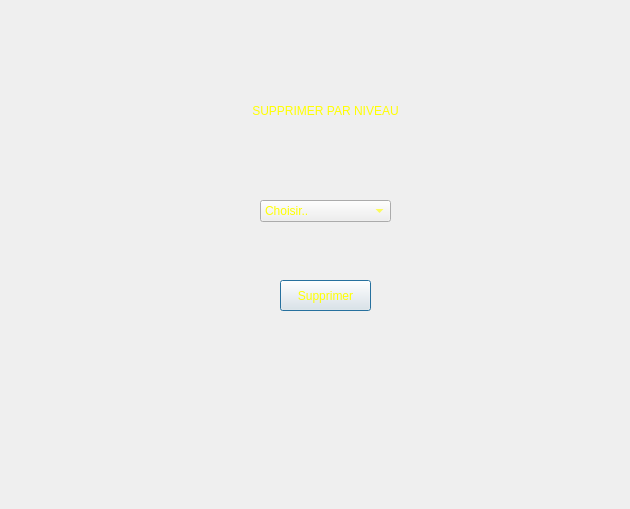
<?xml version="1.0" encoding="UTF-8"?>
<ui version="4.0">
 <class>Dialog</class>
 <widget class="QDialog" name="Dialog">
  <property name="geometry">
   <rect>
    <x>0</x>
    <y>0</y>
    <width>630</width>
    <height>509</height>
   </rect>
  </property>
  <property name="windowTitle">
   <string>Dialog</string>
  </property>
  <property name="styleSheet">
   <string notr="true">QProgressBar:horizontal {
    border: 1px solid #3A3939;
    text-align: center;
    padding: 1px;
    background: #201F1F;
}
QProgressBar::chunk:horizontal {
    background-color: qlineargradient(spread:reflect, x1:1, y1:0.545, x2:1, y2:0, stop:0 rgba(28, 66, 111, 255), stop:1 rgba(37, 87, 146, 255));
}

QToolTip
{
    border: 1px solid #3A3939;
    background-color: rgb(90, 102, 117);;
    color: white;
    padding: 1px;
    opacity: 200;
}

QWidget
{
    color: silver;
    background-color: #302F2F;
    selection-background-color:#3d8ec9;
    selection-color: black;
    background-clip: border;
    border-image: none;
    outline: 0;
}

QWidget:item:hover
{
    background-color: #78879b;
    color: black;
}

QWidget:item:selected
{
    background-color: #3d8ec9;
}

QCheckBox
{
    spacing: 5px;
    outline: none;
    color: #bbb;
    margin-bottom: 2px;
}

QCheckBox:disabled
{
    color: #777777;
}
QCheckBox::indicator,
QGroupBox::indicator
{
    width: 18px;
    height: 18px;
}
QGroupBox::indicator
{
    margin-left: 2px;
}

QCheckBox::indicator:unchecked,
QCheckBox::indicator:unchecked:hover,
QGroupBox::indicator:unchecked,
QGroupBox::indicator:unchecked:hover
{
    image: url(:/dark_blue/img/checkbox_unchecked.png);
}

QCheckBox::indicator:unchecked:focus,
QCheckBox::indicator:unchecked:pressed,
QGroupBox::indicator:unchecked:focus,
QGroupBox::indicator:unchecked:pressed
{
  border: none;
    image: url(:/dark_blue/img/checkbox_unchecked_focus.png);
}

QCheckBox::indicator:checked,
QCheckBox::indicator:checked:hover,
QGroupBox::indicator:checked,
QGroupBox::indicator:checked:hover
{
    image: url(:/dark_blue/img/checkbox_checked.png);
}

QCheckBox::indicator:checked:focus,
QCheckBox::indicator:checked:pressed,
QGroupBox::indicator:checked:focus,
QGroupBox::indicator:checked:pressed
{
  border: none;
    image: url(:/dark_blue/img/checkbox_checked_focus.png);
}

QCheckBox::indicator:indeterminate,
QCheckBox::indicator:indeterminate:hover,
QCheckBox::indicator:indeterminate:pressed
QGroupBox::indicator:indeterminate,
QGroupBox::indicator:indeterminate:hover,
QGroupBox::indicator:indeterminate:pressed
{
    image: url(:/dark_blue/img/checkbox_indeterminate.png);
}

QCheckBox::indicator:indeterminate:focus,
QGroupBox::indicator:indeterminate:focus
{
    image: url(:/dark_blue/img/checkbox_indeterminate_focus.png);
}

QCheckBox::indicator:checked:disabled,
QGroupBox::indicator:checked:disabled
{
    image: url(:/dark_blue/img/checkbox_checked_disabled.png);
}

QCheckBox::indicator:unchecked:disabled,
QGroupBox::indicator:unchecked:disabled
{
    image: url(:/dark_blue/img/checkbox_unchecked_disabled.png);
}

QRadioButton
{
    spacing: 5px;
    outline: none;
    color: rgb(255, 255, 255);
    margin-bottom: 2px;
}

QRadioButton:disabled
{
	color: rgb(0, 85, 255);
}


QMenuBar
{
    background-color: #302F2F;
    color: silver;
}

QMenuBar::item
{
    background: transparent;
}

QMenuBar::item:selected
{
    background: transparent;
    border: 1px solid #3A3939;
}

QMenuBar::item:pressed
{
    border: 1px solid #3A3939;
    background-color: #3d8ec9;
    color: black;
    margin-bottom:-1px;
    padding-bottom:1px;
}

QMenu
{
    border: 1px solid #3A3939;
    color: silver;
    margin: 1px;
}

QMenu::icon
{
    margin: 1px;
}

QMenu::item
{
    padding: 2px 2px 2px 25px;
    margin-left: 5px;
    border: 1px solid transparent; /* reserve space for selection border */
}

QMenu::item:selected
{
    color: black;
}

QMenu::separator {
    height: 2px;
    background: lightblue;
    margin-left: 10px;
    margin-right: 5px;
}

QMenu::indicator {
    width: 16px;
    height: 16px;
}

/* non-exclusive indicator = check box style indicator
   (see QActionGroup::setExclusive) */
QMenu::indicator:non-exclusive:unchecked {
    image: url(:/dark_blue/img/checkbox_unchecked.png);
}

QMenu::indicator:non-exclusive:unchecked:selected {
    image: url(:/dark_blue/img/checkbox_unchecked_disabled.png);
}

QMenu::indicator:non-exclusive:checked {
    image: url(:/dark_blue/img/checkbox_checked.png);
}

QMenu::indicator:non-exclusive:checked:selected {
    image: url(:/dark_blue/img/checkbox_checked_disabled.png);
}

/* exclusive indicator = radio button style indicator (see QActionGroup::setExclusive) */
QMenu::indicator:exclusive:unchecked {
    image: url(:/dark_blue/img/radio_unchecked.png);
}

QMenu::indicator:exclusive:unchecked:selected {
    image: url(:/dark_blue/img/radio_unchecked_disabled.png);
}

QMenu::indicator:exclusive:checked {
    image: url(:/dark_blue/img/radio_checked.png);
}

QMenu::indicator:exclusive:checked:selected {
    image: url(:/dark_blue/img/radio_checked_disabled.png);
}

QMenu::right-arrow {
    margin: 5px;
    image: url(:/dark_blue/img/right_arrow.png)
}


QWidget:disabled
{
    color: #808080;
    background-color: #302F2F;
}

QAbstractItemView
{
    alternate-background-color: #3A3939;
    color: silver;
    border: 1px solid 3A3939;
    border-radius: 2px;
    padding: 1px;
}

QWidget:focus, QMenuBar:focus
{
    border: 1px solid #78879b;
}

QTabWidget:focus, QCheckBox:focus, QRadioButton:focus, QSlider:focus
{
    border: none;
}

QLineEdit
{
    background-color: #201F1F;
    padding: 2px;
    border-style: solid;
    border: 1px solid #3A3939;
    border-radius: 2px;
    color: silver;
}

QGroupBox {
    border:1px solid #3A3939;
    border-radius: 2px;
    margin-top: 20px;
    background-color: #302F2F;
    color: silver;
}

QGroupBox::title {
    subcontrol-origin: margin;
    subcontrol-position: top center;
    padding-left: 10px;
    padding-right: 10px;
    padding-top: 10px;
}

QAbstractScrollArea
{
    border-radius: 2px;
    border: 1px solid #3A3939;
    background-color: transparent;
}

QScrollBar:horizontal
{
    height: 15px;
    margin: 3px 15px 3px 15px;
    border: 1px transparent #2A2929;
    border-radius: 4px;
    background-color: #2A2929;
}

QScrollBar::handle:horizontal
{
    background-color: #605F5F;
    min-width: 5px;
    border-radius: 4px;
}

QScrollBar::add-line:horizontal
{
    margin: 0px 3px 0px 3px;
    border-image: url(:/dark_blue/img/right_arrow_disabled.png);
    width: 10px;
    height: 10px;
    subcontrol-position: right;
    subcontrol-origin: margin;
}

QScrollBar::sub-line:horizontal
{
    margin: 0px 3px 0px 3px;
    border-image: url(:/dark_blue/img/left_arrow_disabled.png);
    height: 10px;
    width: 10px;
    subcontrol-position: left;
    subcontrol-origin: margin;
}

QScrollBar::add-line:horizontal:hover,QScrollBar::add-line:horizontal:on
{
    border-image: url(:/dark_blue/img/right_arrow.png);
    height: 10px;
    width: 10px;
    subcontrol-position: right;
    subcontrol-origin: margin;
}


QScrollBar::sub-line:horizontal:hover, QScrollBar::sub-line:horizontal:on
{
    border-image: url(:/dark_blue/img/left_arrow.png);
    height: 10px;
    width: 10px;
    subcontrol-position: left;
    subcontrol-origin: margin;
}

QScrollBar::up-arrow:horizontal, QScrollBar::down-arrow:horizontal
{
    background: none;
}


QScrollBar::add-page:horizontal, QScrollBar::sub-page:horizontal
{
    background: none;
}

QScrollBar:vertical
{
    background-color: #2A2929;
    width: 15px;
    margin: 15px 3px 15px 3px;
    border: 1px transparent #2A2929;
    border-radius: 4px;
}

QScrollBar::handle:vertical
{
    background-color: #605F5F;
    min-height: 5px;
    border-radius: 4px;
}

QScrollBar::sub-line:vertical
{
    margin: 3px 0px 3px 0px;
    border-image: url(:/dark_blue/img/up_arrow_disabled.png);
    height: 10px;
    width: 10px;
    subcontrol-position: top;
    subcontrol-origin: margin;
}

QScrollBar::add-line:vertical
{
    margin: 3px 0px 3px 0px;
    border-image: url(:/dark_blue/img/down_arrow_disabled.png);
    height: 10px;
    width: 10px;
    subcontrol-position: bottom;
    subcontrol-origin: margin;
}

QScrollBar::sub-line:vertical:hover,QScrollBar::sub-line:vertical:on
{

    border-image: url(:/dark_blue/img/up_arrow.png);
    height: 10px;
    width: 10px;
    subcontrol-position: top;
    subcontrol-origin: margin;
}


QScrollBar::add-line:vertical:hover, QScrollBar::add-line:vertical:on
{
    border-image: url(:/dark_blue/img/down_arrow.png);
    height: 10px;
    width: 10px;
    subcontrol-position: bottom;
    subcontrol-origin: margin;
}

QScrollBar::up-arrow:vertical, QScrollBar::down-arrow:vertical
{
    background: none;
}


QScrollBar::add-page:vertical, QScrollBar::sub-page:vertical
{
    background: none;
}

QTextEdit
{
    background-color: #201F1F;
    color: silver;
    border: 1px solid #3A3939;
}

QPlainTextEdit
{
    background-color: #201F1F;;
    color: silver;
    border-radius: 2px;
    border: 1px solid #3A3939;
}

QHeaderView::section
{
    background-color: #3A3939;
    color: silver;
    padding-left: 4px;
    border: 1px solid #6c6c6c;
}

QSizeGrip {
    image: url(:/dark_blue/img/sizegrip.png);
    width: 12px;
    height: 12px;
}

QMainWindow
{
    background-color: #302F2F;

}

QMainWindow::separator
{
    background-color: #302F2F;
    color: white;
    padding-left: 4px;
    spacing: 2px;
    border: 1px dashed #3A3939;
}

QMainWindow::separator:hover
{

    background-color: #787876;
    color: white;
    padding-left: 4px;
    border: 1px solid #3A3939;
    spacing: 2px;
}


QMenu::separator
{
    height: 1px;
    background-color: #3A3939;
    color: white;
    padding-left: 4px;
    margin-left: 10px;
    margin-right: 5px;
}


QFrame
{
    border-radius: 2px;
    border: 1px solid #444;
}

QFrame[frameShape=&quot;0&quot;]
{
    border-radius: 2px;
    border: 1px transparent #444;
}

QStackedWidget
{
    background-color: #302F2F;
    border: 1px transparent black;
}

QToolBar {
    border: 1px transparent #393838;
    background: 1px solid #302F2F;
    font-weight: bold;
}

QToolBar::handle:horizontal {
    image: url(:/dark_blue/img/Hmovetoolbar.png);
}
QToolBar::handle:vertical {
    image: url(:/dark_blue/img/Vmovetoolbar.png);
}
QToolBar::separator:horizontal {
    image: url(:/dark_blue/img/Hsepartoolbar.png);
}
QToolBar::separator:vertical {
    image: url(:/dark_blue/img/Vsepartoolbars.png);
}

QPushButton
{
    color: silver;
    background-color: #302F2F;
    border-width: 2px;
    border-color: #4A4949;
    border-style: solid;
    padding-top: 2px;
    padding-bottom: 2px;
    padding-left: 10px;
    padding-right: 10px;
    border-radius: 4px;
    /* outline: none; */
    /* min-width: 40px; */
}

QPushButton:disabled
{
    background-color: #302F2F;
    border-width: 2px;
    border-color: #3A3939;
    border-style: solid;
    padding-top: 2px;
    padding-bottom: 2px;
    padding-left: 10px;
    padding-right: 10px;
    /*border-radius: 2px;*/
    color: #808080;
}

QPushButton:focus {
    background-color: #3d8ec9;
    color: white;
}

QComboBox
{
    selection-background-color: #3d8ec9;
    background-color: #201F1F;
    border-style: solid;
    border: 1px solid #3A3939;
    border-radius: 2px;
    padding: 2px;
    min-width: 75px;
}

QPushButton:checked{
    background-color: #4A4949;
    border-color: #6A6969;
}

QPushButton:hover {
    border: 2px solid #78879b;
    color: silver;
}

QComboBox:hover, QAbstractSpinBox:hover,QLineEdit:hover,QTextEdit:hover,QPlainTextEdit:hover,QAbstractView:hover,QTreeView:hover
{
    border: 1px solid #78879b;
    color: silver;
}

QComboBox:on
{
    background-color: #626873;
    padding-top: 3px;
    padding-left: 4px;
    selection-background-color: #4a4a4a;
}

QComboBox QAbstractItemView
{
    background-color: #201F1F;
    border-radius: 2px;
    border: 1px solid #444;
    selection-background-color: #3d8ec9;
    color: silver;
}

QComboBox::drop-down
{
    subcontrol-origin: padding;
    subcontrol-position: top right;
    width: 15px;

    border-left-width: 0px;
    border-left-color: darkgray;
    border-left-style: solid;
    border-top-right-radius: 3px;
    border-bottom-right-radius: 3px;
}

QComboBox::down-arrow
{
    image: url(:/dark_blue/img/down_arrow_disabled.png);
}

QComboBox::down-arrow:on, QComboBox::down-arrow:hover,
QComboBox::down-arrow:focus
{
    image: url(:/dark_blue/img/down_arrow.png);
}

QPushButton:pressed
{
    background-color: #484846;
}

QAbstractSpinBox {
    padding-top: 2px;
    padding-bottom: 2px;
    border: 1px solid #3A3939;
    background-color: #201F1F;
    color: silver;
    border-radius: 2px;
    min-width: 75px;
}

QAbstractSpinBox:up-button
{
    background-color: transparent;
    subcontrol-origin: border;
    subcontrol-position: top right;
}

QAbstractSpinBox:down-button
{
    background-color: transparent;
    subcontrol-origin: border;
    subcontrol-position: bottom right;
}

QAbstractSpinBox::up-arrow,QAbstractSpinBox::up-arrow:disabled,QAbstractSpinBox::up-arrow:off {
    image: url(:/dark_blue/img/up_arrow_disabled.png);
    width: 10px;
    height: 10px;
}
QAbstractSpinBox::up-arrow:hover
{
    image: url(:/dark_blue/img/up_arrow.png);
}


QAbstractSpinBox::down-arrow,QAbstractSpinBox::down-arrow:disabled,QAbstractSpinBox::down-arrow:off
{
    image: url(:/dark_blue/img/down_arrow_disabled.png);
    width: 10px;
    height: 10px;
}
QAbstractSpinBox::down-arrow:hover
{
    image: url(:/dark_blue/img/down_arrow.png);
}


QLabel
{
    border: 0px solid black;
}

QTabWidget{
    border: 1px transparent black;
}

QTabWidget::pane {
    border: 1px solid #444;
    border-radius: 3px;
    padding: 3px;
}

QTabBar
{
    qproperty-drawBase: 0;
    left: 5px; /* move to the right by 5px */
}

QTabBar:focus
{
    border: 0px transparent black;
}

QTabBar::close-button  {
    image: url(:/dark_blue/img/close.png);
    background: transparent;
}

QTabBar::close-button:hover
{
    image: url(:/dark_blue/img/close-hover.png);
    background: transparent;
}

QTabBar::close-button:pressed {
    image: url(:/dark_blue/img/close-pressed.png);
    background: transparent;
}

/* TOP TABS */
QTabBar::tab:top {
    color: #b1b1b1;
    border: 1px solid #4A4949;
    border-bottom: 1px transparent black;
    background-color: #302F2F;
    padding: 5px;
    border-top-left-radius: 2px;
    border-top-right-radius: 2px;
}

QTabBar::tab:top:!selected
{
    color: #b1b1b1;
    background-color: #201F1F;
    border: 1px transparent #4A4949;
    border-bottom: 1px transparent #4A4949;
    border-top-left-radius: 0px;
    border-top-right-radius: 0px;
}

QTabBar::tab:top:!selected:hover {
    background-color: #48576b;
}

/* BOTTOM TABS */
QTabBar::tab:bottom {
    color: #b1b1b1;
    border: 1px solid #4A4949;
    border-top: 1px transparent black;
    background-color: #302F2F;
    padding: 5px;
    border-bottom-left-radius: 2px;
    border-bottom-right-radius: 2px;
}

QTabBar::tab:bottom:!selected
{
    color: #b1b1b1;
    background-color: #201F1F;
    border: 1px transparent #4A4949;
    border-top: 1px transparent #4A4949;
    border-bottom-left-radius: 0px;
    border-bottom-right-radius: 0px;
}

QTabBar::tab:bottom:!selected:hover {
    background-color: #78879b;
}

/* LEFT TABS */
QTabBar::tab:left {
    color: #b1b1b1;
    border: 1px solid #4A4949;
    border-left: 1px transparent black;
    background-color: #302F2F;
    padding: 5px;
    border-top-right-radius: 2px;
    border-bottom-right-radius: 2px;
}

QTabBar::tab:left:!selected
{
    color: #b1b1b1;
    background-color: #201F1F;
    border: 1px transparent #4A4949;
    border-right: 1px transparent #4A4949;
    border-top-right-radius: 0px;
    border-bottom-right-radius: 0px;
}

QTabBar::tab:left:!selected:hover {
    background-color: #48576b;
}


/* RIGHT TABS */
QTabBar::tab:right {
    color: #b1b1b1;
    border: 1px solid #4A4949;
    border-right: 1px transparent black;
    background-color: #302F2F;
    padding: 5px;
    border-top-left-radius: 2px;
    border-bottom-left-radius: 2px;
}

QTabBar::tab:right:!selected
{
    color: #b1b1b1;
    background-color: #201F1F;
    border: 1px transparent #4A4949;
    border-right: 1px transparent #4A4949;
    border-top-left-radius: 0px;
    border-bottom-left-radius: 0px;
}

QTabBar::tab:right:!selected:hover {
    background-color: #48576b;
}

QTabBar QToolButton::right-arrow:enabled {
     image: url(:/dark_blue/img/right_arrow.png);
 }

 QTabBar QToolButton::left-arrow:enabled {
     image: url(:/dark_blue/img/left_arrow.png);
 }

QTabBar QToolButton::right-arrow:disabled {
     image: url(:/dark_blue/img/right_arrow_disabled.png);
 }

 QTabBar QToolButton::left-arrow:disabled {
     image: url(:/dark_blue/img/left_arrow_disabled.png);
 }


QDockWidget {
    border: 1px solid #403F3F;
    titlebar-close-icon: url(:/dark_blue/img/close.png);
    titlebar-normal-icon: url(:/dark_blue/img/undock.png);
}

QDockWidget::close-button, QDockWidget::float-button {
    border: 1px solid transparent;
    border-radius: 2px;
    background: transparent;
}

QDockWidget::close-button:hover, QDockWidget::float-button:hover {
    background: rgba(255, 255, 255, 10);
}

QDockWidget::close-button:pressed, QDockWidget::float-button:pressed {
    padding: 1px -1px -1px 1px;
    background: rgba(255, 255, 255, 10);
}

QTreeView, QListView, QTextBrowser, AtLineEdit, AtLineEdit::hover {
    border: 1px solid #444;
    background-color: silver;
    border-radius: 3px;
    margin-left: 3px;
    color: black;
}

QTreeView:branch:selected, QTreeView:branch:hover {
    background: url(:/dark_blue/img/transparent.png);
}

QTreeView::branch:has-siblings:!adjoins-item {
    border-image: url(:/dark_blue/img/transparent.png);
}

QTreeView::branch:has-siblings:adjoins-item {
    border-image: url(:/dark_blue/img/transparent.png);
}

QTreeView::branch:!has-children:!has-siblings:adjoins-item {
    border-image: url(:/dark_blue/img/transparent.png);
}

QTreeView::branch:has-children:!has-siblings:closed,
QTreeView::branch:closed:has-children:has-siblings {
    image: url(:/dark_blue/img/branch_closed.png);
}

QTreeView::branch:open:has-children:!has-siblings,
QTreeView::branch:open:has-children:has-siblings  {
    image: url(:/dark_blue/img/branch_open.png);
}

QTreeView::branch:has-children:!has-siblings:closed:hover,
QTreeView::branch:closed:has-children:has-siblings:hover {
    image: url(:/dark_blue/img/branch_closed-on.png);
    }

QTreeView::branch:open:has-children:!has-siblings:hover,
QTreeView::branch:open:has-children:has-siblings:hover  {
    image: url(:/dark_blue/img/branch_open-on.png);
    }

QListView::item:!selected:hover, QListView::item:!selected:hover, QTreeView::item:!selected:hover  {
    background: rgba(0, 0, 0, 0);
    outline: 0;
    color: #FFFFFF
}

QListView::item:selected:hover, QListView::item:selected:hover, QTreeView::item:selected:hover  {
    background: #3d8ec9;
    color: #FFFFFF;
}

QSlider::groove:horizontal {
    border: 1px solid #3A3939;
    height: 8px;
    background: #201F1F;
    margin: 2px 0;
    border-radius: 2px;
}

QSlider::handle:horizontal {
    background: QLinearGradient( x1: 0, y1: 0, x2: 0, y2: 1,
      stop: 0.0 silver, stop: 0.2 #a8a8a8, stop: 1 #727272);
    border: 1px solid #3A3939;
    width: 14px;
    height: 14px;
    margin: -4px 0;
    border-radius: 2px;
}

QSlider::groove:vertical {
    border: 1px solid #3A3939;
    width: 8px;
    background: #201F1F;
    margin: 0 0px;
    border-radius: 2px;
}

QSlider::handle:vertical {
    background: QLinearGradient( x1: 0, y1: 0, x2: 0, y2: 1, stop: 0.0 silver,
    stop: 0.2 #a8a8a8, stop: 1 #727272);
    border: 1px solid #3A3939;
    width: 14px;
    height: 14px;
    margin: 0 -4px;
    border-radius: 2px;
}

QToolButton {
    /*  background-color: transparent; */
    border: 2px transparent #4A4949;
    border-radius: 4px;
    background-color: dimgray;
    margin: 2px;
    padding: 2px;
}

QToolButton[popupMode=&quot;1&quot;] { /* only for MenuButtonPopup */
 padding-right: 20px; /* make way for the popup button */
 border: 2px transparent #4A4949;
 border-radius: 4px;
}

QToolButton[popupMode=&quot;2&quot;] { /* only for InstantPopup */
 padding-right: 10px; /* make way for the popup button */
 border: 2px transparent #4A4949;
}


QToolButton:hover, QToolButton::menu-button:hover {
    border: 2px solid #78879b;
}

QToolButton:checked, QToolButton:pressed,
    QToolButton::menu-button:pressed {
    background-color: #4A4949;
    border: 2px solid #78879b;
}

/* the subcontrol below is used only in the InstantPopup or DelayedPopup mode */
QToolButton::menu-indicator {
    image: url(:/dark_blue/img/down_arrow.png);
    top: -7px; left: -2px; /* shift it a bit */
}

/* the subcontrols below are used only in the MenuButtonPopup mode */
QToolButton::menu-button {
    border: 1px transparent #4A4949;
    border-top-right-radius: 6px;
    border-bottom-right-radius: 6px;
    /* 16px width + 4px for border = 20px allocated above */
    width: 16px;
    outline: none;
}

QToolButton::menu-arrow {
    image: url(:/dark_blue/img/down_arrow.png);
}

QToolButton::menu-arrow:open {
    top: 1px; left: 1px; /* shift it a bit */
    border: 1px solid #3A3939;
}

QPushButton::menu-indicator  {
    subcontrol-origin: padding;
    subcontrol-position: bottom right;
    left: 4px;
}

QTableView
{
    border: 1px solid #444;
    gridline-color: #6c6c6c;
    background-color: #201F1F;
}


QTableView, QHeaderView
{
    border-radius: 0px;
}

QTableView::item:pressed, QListView::item:pressed, QTreeView::item:pressed  {
    background: #78879b;
    color: #FFFFFF;
}

QTableView::item:selected:active, QTreeView::item:selected:active, QListView::item:selected:active  {
    background: #3d8ec9;
    color: #FFFFFF;
}


QHeaderView
{
    border: 1px transparent;
    border-radius: 2px;
    margin: 0px;
    padding: 0px;
}

QHeaderView::section  {
    background-color: #3A3939;
    color: silver;
    padding: 4px;
    border: 1px solid #6c6c6c;
    border-radius: 0px;
    text-align: center;
}

QHeaderView::section::vertical::first, QHeaderView::section::vertical::only-one
{
    border-top: 1px solid #6c6c6c;
}

QHeaderView::section::vertical
{
    border-top: transparent;
}

QHeaderView::section::horizontal::first, QHeaderView::section::horizontal::only-one
{
    border-left: 1px solid #6c6c6c;
}

QHeaderView::section::horizontal
{
    border-left: transparent;
}


QHeaderView::section:checked
 {
    color: white;
    background-color: #5A5959;
 }

 /* style the sort indicator */
QHeaderView::down-arrow {
    image: url(:/dark_blue/img/down_arrow.png);
}

QHeaderView::up-arrow {
    image: url(:/dark_blue/img/up_arrow.png);
}


QTableCornerButton::section {
    background-color: #3A3939;
    border: 1px solid #3A3939;
    border-radius: 2px;
}

QToolBox  {
    padding: 3px;
    border: 1px transparent black;
}

QToolBox::tab {
    color: #b1b1b1;
    background-color: #302F2F;
    border: 1px solid #4A4949;
    border-bottom: 1px transparent #302F2F;
    border-top-left-radius: 5px;
    border-top-right-radius: 5px;
}

 QToolBox::tab:selected { /* italicize selected tabs */
    font: italic;
    background-color: #302F2F;
    border-color: #3d8ec9;
 }

QStatusBar::item {
    border: 1px solid #3A3939;
    border-radius: 2px;
 }


QFrame[height=&quot;3&quot;], QFrame[width=&quot;3&quot;] {
    background-color: #AAA;
}


QSplitter::handle {
    border: 1px dashed #3A3939;
}

QSplitter::handle:hover {
    background-color: #787876;
    border: 1px solid #3A3939;
}

QSplitter::handle:horizontal {
    width: 1px;
}

QSplitter::handle:vertical {
    height: 1px;
}

QListWidget {
    background-color: silver;
    border-radius: 5px;
    margin-left: 5px;
}

QListWidget::item {
    color: black;
}

QMessageBox {
    messagebox-critical-icon	: url(:/dark_blue/img/critical.png);
    messagebox-information-icon	: url(:/dark_blue/img/information.png);
    messagebox-question-icon	: url(:/dark_blue/img/question.png);
    messagebox-warning-icon:    : url(:/dark_blue/img/warning.png);
}

ColorButton::enabled {
    border-radius: 0px;
    border: 1px solid #444444;
}

ColorButton::disabled {
    border-radius: 0px;
    border: 1px solid #AAAAAA;
}</string>
  </property>
  <widget class="QPushButton" name="pushButton">
   <property name="geometry">
    <rect>
     <x>280</x>
     <y>280</y>
     <width>91</width>
     <height>31</height>
    </rect>
   </property>
   <property name="styleSheet">
    <string notr="true">color: rgb(255, 255, 0);</string>
   </property>
   <property name="text">
    <string>Supprimer</string>
   </property>
  </widget>
  <widget class="QLabel" name="label">
   <property name="geometry">
    <rect>
     <x>220</x>
     <y>90</y>
     <width>211</width>
     <height>41</height>
    </rect>
   </property>
   <property name="styleSheet">
    <string notr="true">color: rgb(255, 255, 0);</string>
   </property>
   <property name="text">
    <string>SUPPRIMER PAR NIVEAU</string>
   </property>
   <property name="alignment">
    <set>Qt::AlignCenter</set>
   </property>
  </widget>
  <widget class="QComboBox" name="comboBox">
   <property name="geometry">
    <rect>
     <x>260</x>
     <y>200</y>
     <width>131</width>
     <height>22</height>
    </rect>
   </property>
   <property name="styleSheet">
    <string notr="true">color: rgb(255, 255, 0);</string>
   </property>
   <item>
    <property name="text">
     <string>Choisir..</string>
    </property>
   </item>
   <item>
    <property name="text">
     <string>1</string>
    </property>
   </item>
   <item>
    <property name="text">
     <string>2</string>
    </property>
   </item>
   <item>
    <property name="text">
     <string>3</string>
    </property>
   </item>
  </widget>
 </widget>
 <resources/>
 <connections/>
</ui>
